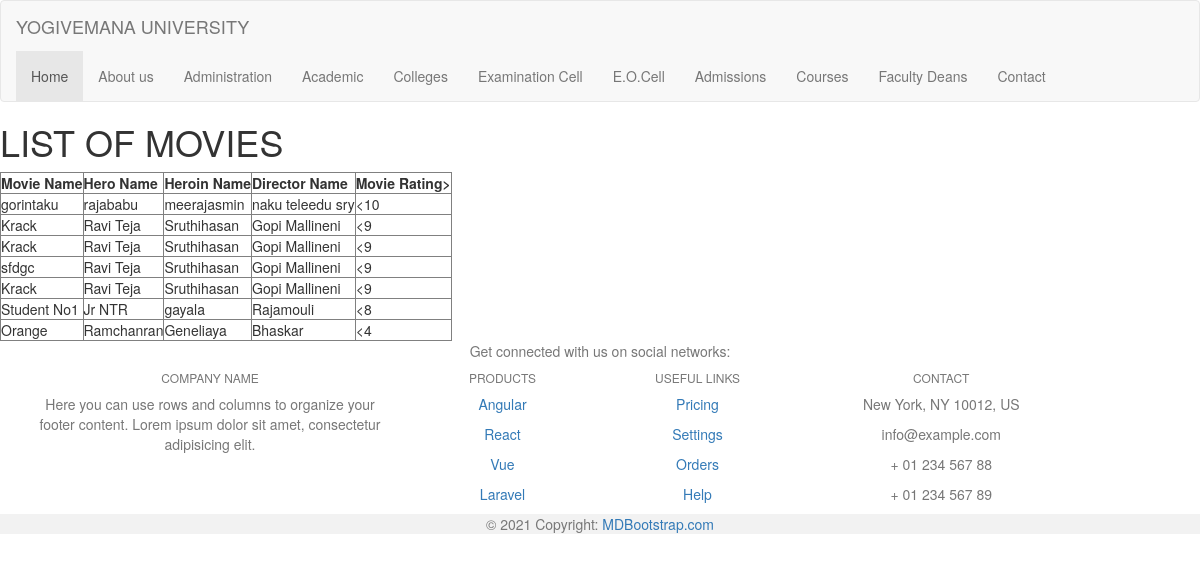
Screenshot of /list_movies/ with the database file from the repository.
### movieapp/models.py (models this page shows)
class MovieForm(models.Model):
    mname=models.CharField(max_length=30)
    heroname=models.CharField(max_length=30)
    heroinname=models.CharField(max_length=30)
    directorname=models.CharField(max_length=30)
    rating=models.IntegerField()

### movieapp/views.py (the view)
# urls.py: path('list_movies/', views.list_movie),
def list_movie(request):
    form=models.MovieForm.objects.all().order_by('-rating')
    return render(request,'movieapp/listmovie.html',{'list_movie':form})

### templates/movieapp/listmovie.html
<!DOCTYPE html>
{% extends 'movieapp/base.html'%}
{% block body_block %}
<h1>LIST OF MOVIES</h1>
    {%if list_movie%}
    <table border="1">
      <thead>
        <tr>
          <th>Movie Name</th>
          <th>Hero Name</th>
          <th>Heroin Name</th>
          <th>Director Name</th>
          <th>Movie Rating>
        </tr>
      </thead>
      {%for movie in list_movie%}
      <tbody>
        <tr>
          <td>{{movie.mname}}</td>
          <td>{{movie.heroname}}</td>
          <td>{{movie.heroinname}}</td>
          <td>{{movie.directorname}}</td>
          <td><{{movie.rating}}</td>
        </tr>
      </tbody>
      {%endfor%}
    </table>
    {%else%}
    <p>No Moview Data Found</p>
    {%endif%}
    {%endblock%}

### templates/movieapp/base.html (shortened to what this page needs)
<!DOCTYPE html>
<html lang="en" dir="ltr">
  <head>
    <link rel="stylesheet" href="https://maxcdn.bootstrapcdn.com/bootstrap/3.3.7/css/bootstrap.min.css">
  </head>
  <body>
    <nav class="navbar navbar-default">
  <div class="container-fluid">
    <div class="navbar-header">
      <a class="navbar-brand" href="#">YOGIVEMANA UNIVERSITY</a>
    </div>
    <ul class="nav navbar-nav">
      <li class="active"><a href="#">Home</a></li>
      <li><a href="#" class="drop" data-toggle="dropdown">About us</a>
      </li>
      <li><a href="#">Administration</a></li>
      <li><a href="#">Academic</a></li>
      <li><a href="#">Colleges</a></li>
      <li><a href="#">Examination Cell</a></li>
      <li><a href="#">E.O.Cell</a></li>
      <li><a href="#">Admissions</a></li>
      <li><a href="#">Courses</a></li>
      <li><a href="#">Faculty Deans</a></li>
      <li><a href="#">Contact</a></li>
    </ul>
  </div>
</nav>
{% block body_block %}
{% endblock %}
<footer class="text-center text-lg-start bg-light text-muted">
  <section
    class="d-flex justify-content-center justify-content-lg-between p-4 border-bottom"
  >
    <div class="me-5 d-none d-lg-block">
      <span>Get connected with us on social networks:</span>
    </div>
  </section>
  <section class="">
    <div class="container text-center text-md-start mt-5">
      <div class="row mt-3">
        <div class="col-md-3 col-lg-4 col-xl-3 mx-auto mb-4">
          <h6 class="text-uppercase fw-bold mb-4">
            Company name
          </h6>
          <p>
            Here you can use rows and columns to organize your footer content. Lorem ipsum
            dolor sit amet, consectetur adipisicing elit.
          </p>
        </div>
        <div class="col-md-2 col-lg-2 col-xl-2 mx-auto mb-4">
          <h6 class="text-uppercase fw-bold mb-4">
            Products
          </h6>
          <p>
            <a href="#!" class="text-reset">Angular</a>
          </p>
          <p>
            <a href="#!" class="text-reset">React</a>
          </p>
          <p>
            <a href="#!" class="text-reset">Vue</a>
          </p>
          <p>
            <a href="#!" class="text-reset">Laravel</a>
          </p>
        </div>
        <div class="col-md-3 col-lg-2 col-xl-2 mx-auto mb-4">
          <h6 class="text-uppercase fw-bold mb-4">
            Useful links
          </h6>
          <p>
            <a href="#!" class="text-reset">Pricing</a>
          </p>
          <p>
            <a href="#!" class="text-reset">Settings</a>
          </p>
          <p>
            <a href="#!" class="text-reset">Orders</a>
          </p>
          <p>
            <a href="#!" class="text-reset">Help</a>
          </p>
        </div>
        <div class="col-md-4 col-lg-3 col-xl-3 mx-auto mb-md-0 mb-4">
          <h6 class="text-uppercase fw-bold mb-4">
            Contact
          </h6>
          <p> New York, NY 10012, US</p>
          <p>
            info@example.com
          </p>
          <p> + 01 234 567 88</p>
          <p> + 01 234 567 89</p>
        </div>
      </div>
    </div>
  </section>
  <div class="text-center p-4" style="background-color: rgba(0, 0, 0, 0.05);">
    © 2021 Copyright:
    <a class="text-reset fw-bold" href="https://mdbootstrap.com/">MDBootstrap.com</a>
  </div>
</footer>
  </body>
</html>

### rows the page displays
MovieForm: mname "gorintaku", heroname "rajababu", heroinname "meerajasmin", directorname "naku teleedu sry", rating "10"
MovieForm: mname "Krack", heroname "Ravi Teja", heroinname "Sruthihasan", directorname "Gopi Mallineni", rating "9"
MovieForm: mname "Krack", heroname "Ravi Teja", heroinname "Sruthihasan", directorname "Gopi Mallineni", rating "9"
MovieForm: mname "sfdgc", heroname "Ravi Teja", heroinname "Sruthihasan", directorname "Gopi Mallineni", rating "9"
MovieForm: mname "Krack", heroname "Ravi Teja", heroinname "Sruthihasan", directorname "Gopi Mallineni", rating "9"
MovieForm: mname "Student No1", heroname "Jr NTR", heroinname "gayala", directorname "Rajamouli", rating "8"
MovieForm: mname "Orange", heroname "Ramchanran", heroinname "Geneliaya", directorname "Bhaskar", rating "4"
